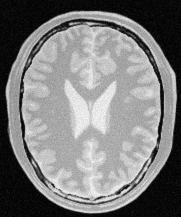
#> input picture Intensity Transformations and Neighborhood Filtering/images/brain_proton_density_slice.png, 181 x 217 px
$ python q2.py
#> lines starting #> are read from the running program, lines starting #| are printed output that depends on the picture
import cv2                                     # https://medium.com/@susanne.schmid/visualization-of-medical-images-adjusting-contrast-through-windowing-c2dd9abb1d5
import numpy as np
import matplotlib.pyplot as plt

image = cv2.imread("../images/brain_proton_density_slice.png")   # Read image in grayscale
#> image is the input picture: shape (217, 181, 3); min 0, max 251, mean 123.7

warr1 = np.linspace(0,20,100,dtype='uint8')
warr2 = np.linspace(20,80,80,dtype='uint8')                # If we use 256 as upper range it goes to 0
warr3 = np.linspace(80, 255, 76,dtype='uint8')

# garr1 = np.linspace(0,100,50,dtype='uint8')
# garr2 = np.linspace(100,150,50,dtype='uint8')                # If we use 256 as upper range it goes to 0
# garr3 = np.linspace(150,255,156,dtype='uint8')

garr1 = np.linspace(0,10,20,dtype='uint8')
garr2 = np.linspace(20,250,180,dtype='uint8')                # If we use 256 as upper range it goes to 0
garr3 = np.linspace(0,20,56,dtype='uint8')

# Lookup table for the transformation
t_wh = np.concatenate((warr1, warr2, warr3),dtype='uint8')        # Concatenate arrays
t_gr = np.concatenate((garr1, garr2, garr3),dtype='uint8')

g = cv2.LUT(image, t_gr)                                           # Apply intensity transformation
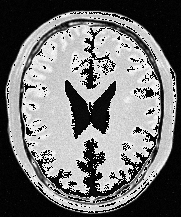
#> g: shape (217, 181, 3); min 0, max 250, mean 116.7
w = cv2.LUT(image, t_wh)
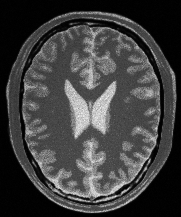
#> w: shape (217, 181, 3); min 0, max 245, mean 63.8


#plot intensity historgram
plt.hist(image.ravel(),256,[0,256],label='Original Image')
plt.legend()

# Display transformation in plots
fig, ax = plt.subplots(1,5, figsize=(20,5))
ax[0].imshow(image, cmap='gray')
ax[0].set_title("Original Image")
ax[1].plot(t_wh, label='transformation')
ax[1].set_xlabel('Input Intensity')
ax[1].set_ylabel('Output Intensity')
ax[1].set_title("White Transformation")
ax[2].imshow(w, cmap='gray')
ax[2].set_title("Accentuate White Matter")
ax[3].plot(t_gr, label='transformation')
ax[3].set_title("Gray Transformation")
ax[4].imshow(g, cmap='gray')
ax[4].set_title("Accentuate Gray Matter")
plt.show()
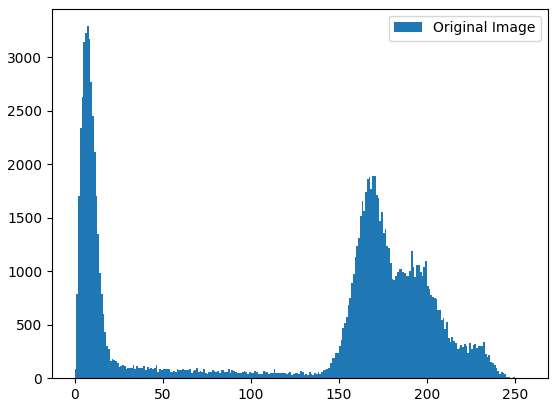
#> figure drawn by matplotlib, 1 panel; tallest bar 3291 high, from x = 7 to 8
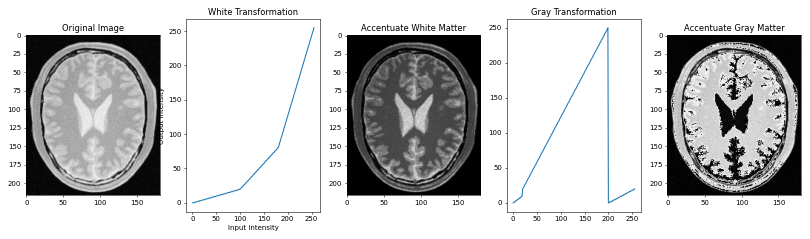
#> figure drawn by matplotlib, 5 panels; panel 2: curve peaks at x = 255, y = 255; panel 4: curve peaks at x = 199, y = 250

$ run again, with Intensity Transformations and Neighborhood Filtering/images/einstein.png copied over Intensity Transformations and Neighborhood Filtering/images/brain_proton_density_slice.png
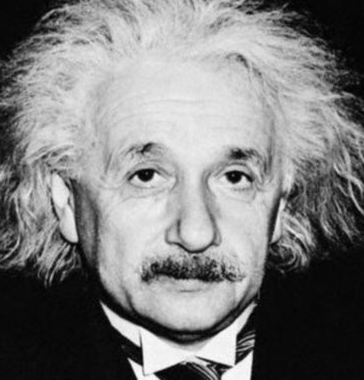
#> input picture Intensity Transformations and Neighborhood Filtering/images/einstein.png, 364 x 380 px
#> image is the input picture: shape (380, 364, 3); min 0, max 255, mean 125.9
#> `w = cv2.LUT(image, t_wh)`:
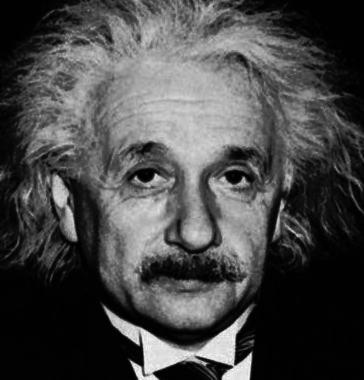
#> w: shape (380, 364, 3); min 0, max 255, mean 72.1
#> `plt.show()`:
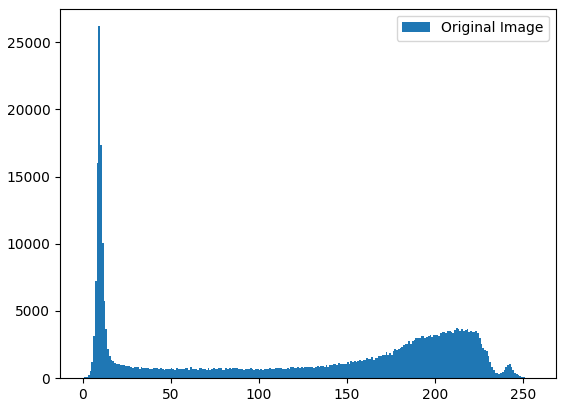
#> figure drawn by matplotlib, 1 panel; tallest bar 26184 high, from x = 9 to 10
